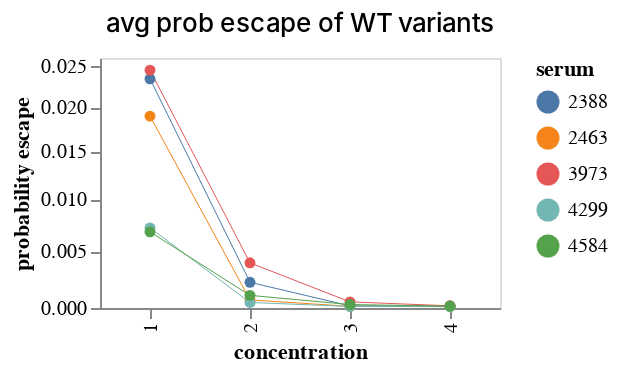

The cell this chart's notebook holds for it:
### Code cell
plot_wt_prob_escape(ped_sera_run2)

### Figure 1 — Vega-Lite specification as saved in the notebook (floating-point values rounded to 4 significant figures)
{"config": {"view": {"continuousWidth": 300, "continuousHeight": 300}, "axis": {"grid": false}, "title": {"dy": -5, "fontWeight": 500}}, "data": {"name": "data-4d76c944b3e08f5b840906f555b335c2"}, "mark": {"type": "line", "point": true, "size": 0.5}, "encoding": {"color": {"field": "serum", "title": "serum", "type": "nominal"}, "tooltip": [{"field": "antibody_concentration", "format": ".3g", "type": "quantitative"}, {"field": "n_subs", "type": "nominal"}, {"field": "censored", "type": "nominal"}, {"field": "probability escape", "format": ".3g", "type": "quantitative"}, {"field": "serum", "type": "nominal"}], "x": {"field": "concentration", "type": "nominal"}, "y": {"field": "probability escape", "scale": {"constant": 0.05, "type": "symlog"}, "type": "quantitative"}}, "height": 125, "title": "avg prob escape of WT variants", "width": 200, "$schema": "https://vega.github.io/schema/vega-lite/v5.6.1.json", "datasets": {"data-4d76c944b3e08f5b840906f555b335c2": [{"antibody_concentration": 0.0188, "n_subs": "0", "censored": "censored to [0, 1]", "probability escape": 0.0234, "serum": "2388", "concentration": "1"}, {"antibody_concentration": 0.0282, "n_subs": "0", "censored": "censored to [0, 1]", "probability escape": 0.002199, "serum": "2388", "concentration": "2"}, {"antibody_concentration": 0.0423, "n_subs": "0", "censored": "censored to [0, 1]", "probability escape": 0.0001776, "serum": "2388", "concentration": "3"}, {"antibody_concentration": 0.0634, "n_subs": "0", "censored": "censored to [0, 1]", "probability escape": 0.0001663, "serum": "2388", "concentration": "4"}, {"antibody_concentration": 0.2365, "n_subs": "0", "censored": "censored to [0, 1]", "probability escape": 0.01895, "serum": "2463", "concentration": "1"}, {"antibody_concentration": 0.3547, "n_subs": "0", "censored": "censored to [0, 1]", "probability escape": 0.0006836, "serum": "2463", "concentration": "2"}, {"antibody_concentration": 0.5321, "n_subs": "0", "censored": "censored to [0, 1]", "probability escape": 0.0001405, "serum": "2463", "concentration": "3"}, {"antibody_concentration": 0.7981, "n_subs": "0", "censored": "censored to [0, 1]", "probability escape": 0.0001292, "serum": "2463", "concentration": "4"}, {"antibody_concentration": 0.0309, "n_subs": "0", "censored": "censored to [0, 1]", "probability escape": 0.02446, "serum": "3973", "concentration": "1"}, {"antibody_concentration": 0.0464, "n_subs": "0", "censored": "censored to [0, 1]", "probability escape": 0.003928, "serum": "3973", "concentration": "2"}, {"antibody_concentration": 0.0695, "n_subs": "0", "censored": "censored to [0, 1]", "probability escape": 0.0005167, "serum": "3973", "concentration": "3"}, {"antibody_concentration": 0.1043, "n_subs": "0", "censored": "censored to [0, 1]", "probability escape": 0.0001806, "serum": "3973", "concentration": "4"}, {"antibody_concentration": 0.0272, "n_subs": "0", "censored": "censored to [0, 1]", "probability escape": 0.007181, "serum": "4299", "concentration": "1"}, {"antibody_concentration": 0.0408, "n_subs": "0", "censored": "censored to [0, 1]", "probability escape": 0.0004648, "serum": "4299", "concentration": "2"}, {"antibody_concentration": 0.0612, "n_subs": "0", "censored": "censored to [0, 1]", "probability escape": 0.0001299, "serum": "4299", "concentration": "3"}, {"antibody_concentration": 0.0918, "n_subs": "0", "censored": "censored to [0, 1]", "probability escape": 0.000108, "serum": "4299", "concentration": "4"}, {"antibody_concentration": 0.0363, "n_subs": "0", "censored": "censored to [0, 1]", "probability escape": 0.006799, "serum": "4584", "concentration": "1"}, {"antibody_concentration": 0.0545, "n_subs": "0", "censored": "censored to [0, 1]", "probability escape": 0.00107, "serum": "4584", "concentration": "2"}, {"antibody_concentration": 0.0817, "n_subs": "0", "censored": "censored to [0, 1]", "probability escape": 0.000291, "serum": "4584", "concentration": "3"}, {"antibody_concentration": 0.1226, "n_subs": "0", "censored": "censored to [0, 1]", "probability escape": 0.0001495, "serum": "4584", "concentration": "4"}]}}
